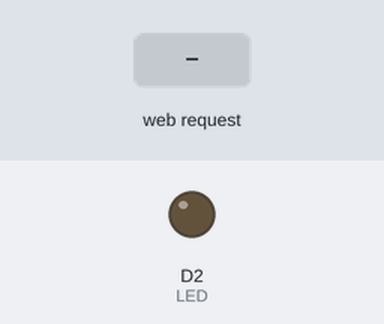
A sketch run on a simulated ESP8266 (NodeMCU). Shown: output pins drawn as LEDs (lit = HIGH). The inputs (shaded band) are chosen by the test bench. WiFi joins after 1.5 s; servers stay silent unless stated; what the sketch prints to the serial monitor is not drawn.

Above: at 2.7 s.
2.8 s: HTTP request GET /ledon received
At 3.8 s:
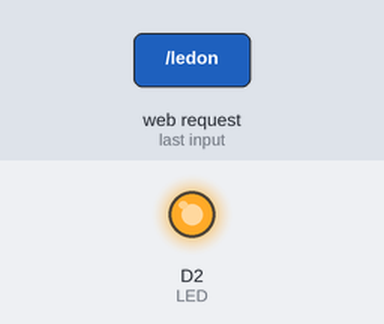
4.3 s: HTTP request GET /ledoff received
At 4.9 s:
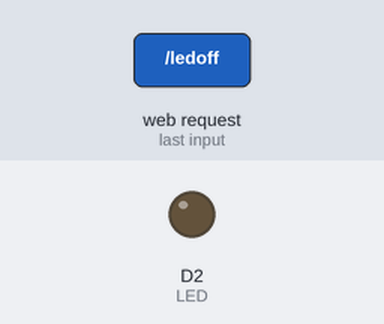
Timing chart, 0 to 7.3 s (numbered marks = the images above; inputs shaded):
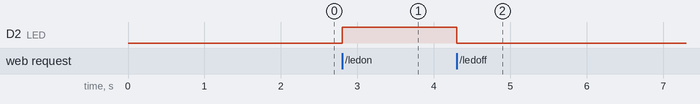

The sketch:

A3_LEDtoggling_fom_WEBpage_IoTLaunch.ino
```cpp
//Commented by Shravan////////////////////////////////////////

//ESP8266 core library

#include<ESP8266WiFi.h>

//pin used for o/p on NodeMCU
#define LED D2


//WiFi credentials
//Recomended configuration:
//Create your Hotspot and give your uid and pwd below
// to connect NodeMCU to your WiFi
const char* ssid = "########";
const char* pwd = "#########";


//flag for led toggling
unsigned char status_led = 0;

//Creation of server object
WiFiServer server(80);

void setup() {
  // put your setup code here, to run once:
Serial.begin(115200);
pinMode(LED,OUTPUT);

Serial.println();
Serial.println();
Serial.print("Connecting to...");
Serial.println(ssid);

WiFi.begin(ssid,pwd);

//wait till WiFi is connected to router/internet
while(WiFi.status() != WL_CONNECTED)
{
  delay(500);
  Serial.print(".");
  }
  Serial.println("");
  Serial.println("WiFi Connected to your local network!!!");

  server.begin();
  Serial.println("Server successfully started!");
  Serial.println("Your Node McU was alloted a IP address by your Local Router!!!");
  Serial.println("Node McU IP address: ");
  Serial.print(WiFi.localIP());
}

void loop() {
  // put your main code here, to run repeatedly:

  //creation of client object and check for server availability
  WiFiClient client = server.available();

  //if no client, return to wait state
  if(!client){
    return; }

    Serial.println("new client detected..");

    //Wait for client identification
    while(!client.available()){
      delay(1);
      }

      //prepare client request
      String req = client.readStringUntil('\r');
      Serial.println(req);

      //flushing the client tunnel for upcoming clinet req
      client.flush();

      //verify the type of req
      if(req.indexOf("/ledoff") != -1)
      {
        status_led = 0;
        digitalWrite(LED,LOW);
        Serial.println("LED OFF");

        }

        //verify the type of req
        else if(req.indexOf("/ledon") != -1)
        {
          status_led = 1;
          digitalWrite(LED,HIGH);
          Serial.println("LED ON");
          }

          //Create embedded HTML for web page creation
             client.println("HTTP/1.1 200 OK");
             client.println("Content-Type:text/html");
             client.println("Connection:close");
             client.println("");

             client.println("<!DOCTYPE HTML>");
             client.println("<HTML>");

             client.println("<H1>WELCOME TO INSOFE NODE McU SERVER APPLICATION</H1>");
             client.println("<br/>");
             client.println("<H1>CLICK THE BELOW BUTTONS TO TOGGLE LEDs</H1>");
             client.println("<br/>");
             client.println("<H1>LED CONTROL</H1>");
             client.println("<br/>");
             client.println("<a href=\"/ledon\"\"><button style=FONT-SIZE:16px;BACKGROUND-COLOR: #4CAF50;BORDER:none;COLOR:WHITE;TEXT-ALLIGN:CENTER;HEIGHT:100px;WIDTH:100px;126px;Z-INDEX:0;TOP:150px:>LED ON</button></a>");
             client.println("<a href=\"/ledoff\"\"><button style=FONT-SIZE:16px;BACKGROUND-COLOR: #4CAF50;BORDER:none;COLOR:WHITE;TEXT-ALLIGN:CENTER;HEIGHT:100px;WIDTH:100px;126px;Z-INDEX:0;TOP:150px:>LED OFF</button></a>");

             client.println("</HTML>");

             delay(1);

             //statement used for client disconnection
             Serial.println("Client disconnected");
             Serial.println("");

}
```

Measured:
- after the input at 2.8 s, D2 (LED): LOW → HIGH at once
- after the input at 4.3 s, D2 (LED): HIGH → LOW at once
